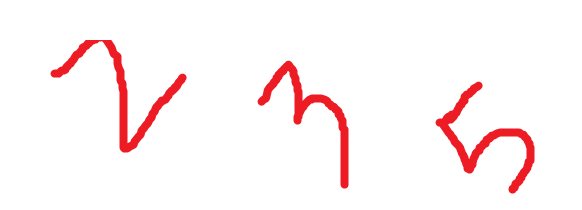
#> input picture opencv-operation/HighGUI/out_renctangle.png, 582 x 210 px
$ python rectangle.py
#> lines starting #> are read from the running program, lines starting #| are printed output that depends on the picture; after the words box and inside, x2 and y2 are one past the last pixel; in counts of white or black regions, pixels touching at a corner belong together
import cv2
import numpy as np

def change_background(img):
    temImg = img.copy()
    hsv = cv2.cvtColor(temImg,cv2.COLOR_BGR2HSV)
    lower_white = np.array([0,0,221]) # 白色的hsv min值
    upper_white = np.array([180,30,255]) # 白色的hsv max值
    mask = cv2.inRange(hsv,lower_white,upper_white)
    rows = mask.shape[1]
    cols = mask.shape[0]
    for i in range(rows):
        for j in range(cols):
            if mask[j,i] == 255:
                temImg[j,i] = (0,0,0)

    return temImg

def rectangelv1(contours):
    """正外接矩形"""
    temImg = img.copy()
    for cidx, cnt in enumerate(contours):
        (x,y,w,h) = cv2.boundingRect(cnt)
        # 截取ROI图像
        cv2.rectangle(temImg,(x,y),(x+w,y+h),(0,0,255),1)

        # cv2.imwrite("number_boudingrect_cidx_{}.png".format(cidx), img[y:y + h, x:x + w]) # 截图保存
    return temImg

def transform(center,size,angle):
    """将传进来旋转图像变正"""
    # [10 lines of commented-out code are left out]
    height,width = img.shape[0],img.shape[1]
    M = cv2.getRotationMatrix2D(center,-angle,1)
    img_rot = cv2.warpAffine(img,M,(width,height))
    (wid,hei) = size[0],size[1]
    img_crop = cv2.getRectSubPix(img_rot,(hei,wid),center) # 如果是要逆时针旋转,则调换wid和hei的位置
    cv2.imshow('ww',img_crop)
    cv2.moveWindow('ww',800,400)
    cv2.waitKey(0)

def transform2(width,height,recnt):
    if width>height:
        w = width
        h = height
    else:
        w = height
        h = width
    src_pts = recnt.astype("float32")
    dst_pts = np.array([[w-1,h-1],[0,h-1],[0,0],[w-1,0]],dtype="float32")
    M = cv2.getPerspectiveTransform(src_pts,dst_pts)
    warped = cv2.warpPerspective(img,M,(int(w),int(h)))
    cv2.imshow('res',warped)
    cv2.moveWindow('res',800,400)
    cv2.waitKey(0)


def rectangelv2(contours):
    """最小外接矩形"""
    temImg = img.copy()
    for cidx, cnt in enumerate(contours):
        """ theta是水平轴逆时针旋转，与碰到的矩形的第一条边的夹角，
            并且这个边的边长是width，另一条边长是height。也就是说这里的width和height
            并不是按长短来定义的
            (cx,cy)是中心点
        """
        ((cx, cy), (width, height), theta) = cv2.minAreaRect(cnt)

        # print('center: cx=%.3f, cy=%.3f, width=%.3f, height=%.3f, roate_angle=%.3f' % (cx, cy, width, height, theta))
        minAreaRect = ((cx, cy), (width, height), theta)
        center,size,angle = minAreaRect[0],minAreaRect[1],minAreaRect[2]
        center,size = tuple(map(int,center)),tuple(map(int,size))
        rectCnt = np.int64(cv2.boxPoints(minAreaRect)) # 这是4个顶点


        leftPointX,rightPointX = np.min(rectCnt[:,0]),np.max(rectCnt[:,0])
        topPointY, bottomPointY = np.min(rectCnt[:, 1]), np.max(rectCnt[:, 1])

        leftPointY = rectCnt[:,1][np.where(rectCnt[:,0]==leftPointX)][0]
        rightPointY = rectCnt[:,1][np.where(rectCnt[:,0]==rightPointX)][0]

        topPointX = rectCnt[:,0][np.where(rectCnt[:,1]==topPointY)][0]
        bottomPointX = rectCnt[:, 0][np.where(rectCnt[:, 1] == bottomPointY)][0]

        points = [leftPointX,leftPointY,bottomPointX,bottomPointY,rightPointX,rightPointY,topPointX,topPointY]


        transform(center,size,angle)
        # transform2(width,height,rectCnt)

        # print(leftPointX,leftPointY,bottomPointX,bottomPointY,rightPointX,rightPointY,
        #       topPointX,topPointY)

        cv2.drawContours(temImg,[rectCnt],0,(0,0,255),1)

    return temImg

if __name__ == '__main__':
    img = cv2.imread('out_renctangle.png')
#> img is the input picture: shape (210, 582, 3); mean B, G, R 244, 243.5, 254.1
    """转成黑色背景"""
    blackImg = change_background(img)
#> in change_background, `hsv = cv2.cvtColor(temImg,cv2.COLOR_BGR2HSV)`: hsv: shape (210, 582, 3); mean H, S, V 10, 11.3, 254.1
#> in change_background, `mask = cv2.inRange(hsv,lower_white,upper_white)`:
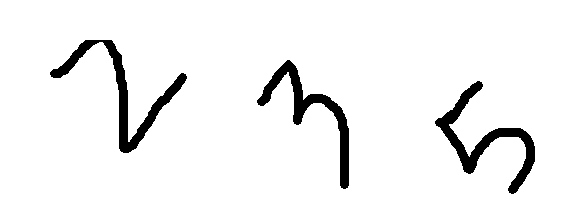
#> mask: shape (210, 582); 94.5% white; 3 black regions
    # to gray
    gray = cv2.cvtColor(blackImg,cv2.COLOR_BGR2GRAY)
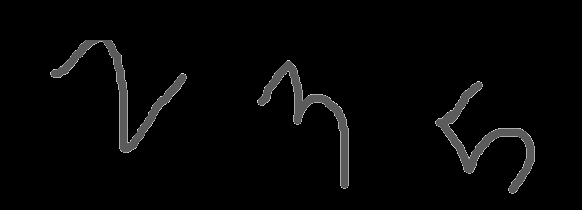
#> gray: shape (210, 582); min 0, max 229, mean 5.9
    # find contours
    """为什么只有黑色背景的图片才可以"""
    contours, hier = cv2.findContours(gray,cv2.RETR_EXTERNAL,cv2.CHAIN_APPROX_SIMPLE)
#> contours = 3 contours; box (x1, y1, x2, y2) and area: (50, 40, 187, 153) 2138, (435, 81, 535, 194) 2078, (257, 60, 349, 189) 1876

    img_v1 = rectangelv1(contours)
#> the loop in rectangelv1, `for cidx, cnt in enumerate(contours):` made 3 passes
#> (x, y, w, h) on passes 1 to 3: (435, 81, 100, 113), (257, 60, 92, 129), (50, 40, 137, 113)
#> after the loop in rectangelv1, `for cidx, cnt in enumerate(contours):`:
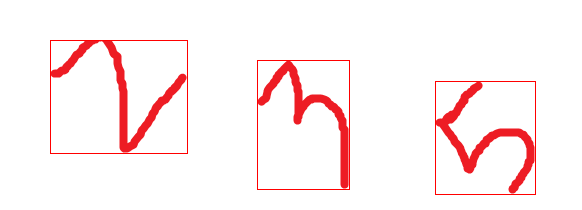
#> temImg: shape (210, 582, 3); 1.12% of pixels changed, all inside (x1, y1, x2, y2) = (50, 40, 536, 195)
    img_v2 = rectangelv2(contours)
#> the loop in rectangelv2, `for cidx, cnt in enumerate(contours):` made 3 passes
#> (cx, cy, theta, minAreaRect, center, angle, rectCnt, leftPointX) on passes 1 to 3: (487.6, 143.2, -42.22, ((487.6, 143.2), (72.4, 109.1), -42.22), (487, 143), -42.22, [[497, 207], [424, 127], [477, 78], [551, 159]], 424), (317, 123.5, -45, ((317, 123.5), (55.86, 132.2), -45), (317, 123), -45, [[344, 189], [250, 96], [290, 56], [383, 150]], 250), (123.5, 80.95, -43, ((123.5, 80.95), (99.37, 113.7), -43), (123, 80), -43, [[125, 156], [48, 73], [121, 5], [198, 88]], 48)
#> pass 1, in transform, `img_rot = cv2.warpAffine(img,M,(width,height))`:
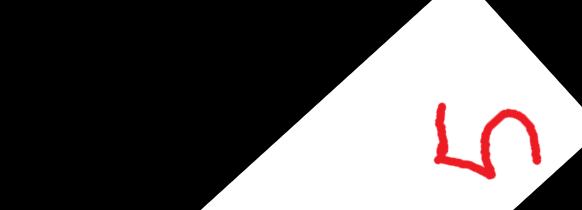
#> img_rot: shape (210, 582, 3); mean B, G, R 97.3, 97.2, 100.7
#> pass 1, in transform, `img_crop = cv2.getRectSubPix(img_rot,(hei,wid),center)`:
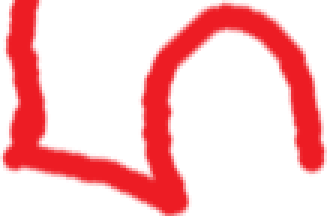
#> img_crop: shape (72, 109, 3) (shown 3 times larger); mean B, G, R 197.5, 195.4, 250.3
#> pass 2, in transform (call 2), `img_rot = cv2.warpAffine(img,M,(width,height))`:
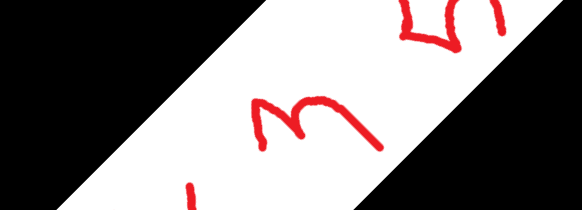
#> img_rot: shape (210, 582, 3); mean B, G, R 123.6, 123.4, 129.6
#> after the loop in rectangelv2, `for cidx, cnt in enumerate(contours):`:
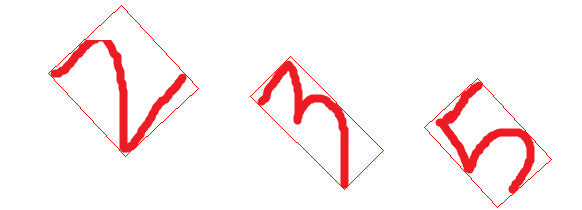
#> temImg: shape (210, 582, 3); 0.69% of pixels changed, all inside (x1, y1, x2, y2) = (48, 5, 552, 208)

    # cv2.imshow('imgv1',img_v1)
    cv2.imshow('imgv2', img_v2)
    cv2.waitKey(0)
